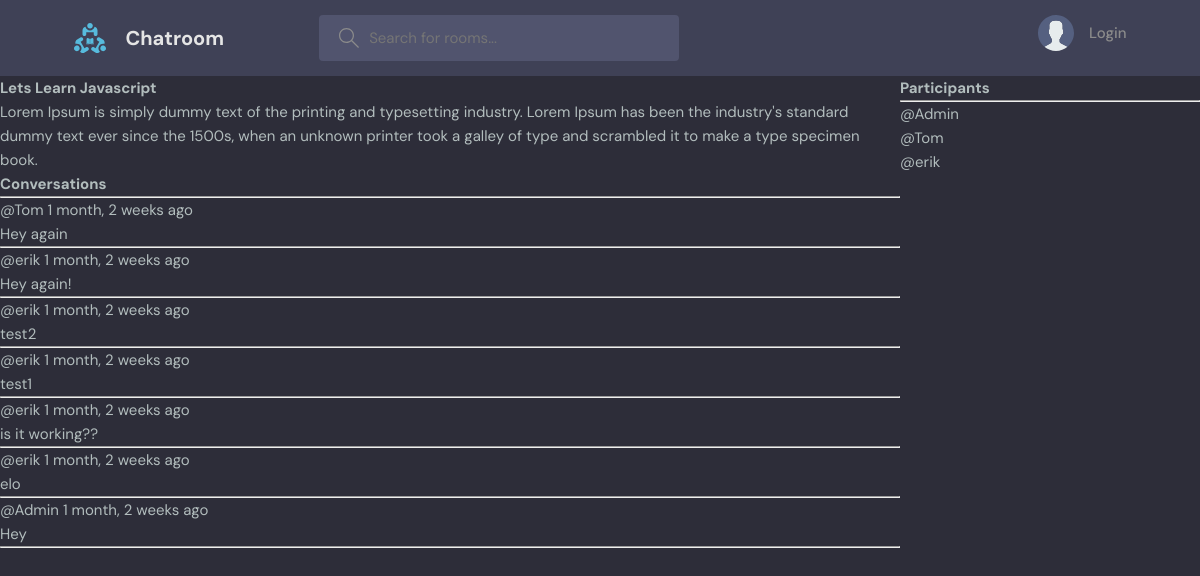
The page /room/1/ on the database its author committed.
### base/models.py (models this page shows, shortened)
class Room(models.Model):
    host = models.ForeignKey(User, on_delete=models.SET_NULL, null=True)
    topic = models.ForeignKey(Topic, on_delete=models.SET_NULL, null=True)
    name= models.CharField(max_length=200) # Meaning this can't be blank
    description = models.TextField(null=True, blank=True)
    participants = models.ManyToManyField(User,related_name='participants', blank=True)
    updated = models.DateTimeField(auto_now=True)
    created = models.DateTimeField(auto_now_add=True)
    class Meta:
        ordering = ['-updated', '-created']

class Message(models.Model):
     user = models.ForeignKey(User, on_delete=models.CASCADE)
     room = models.ForeignKey(Room, on_delete=models.CASCADE)
     body = models.TextField()
     updated = models.DateTimeField(auto_now=True)
     created = models.DateTimeField(auto_now_add=True)
     class Meta:
        ordering = ['-updated', '-created']

### base/views.py (the view, shortened to what this page needs)
# urls.py: path('room/<str:pk>/', views.rooms, name="rooms"), # calling rooms function from views
def rooms(request, pk):
    room1 = Room.objects.get(id=pk)
    room_messages = room1.message_set.all()
    participants= room1.participants.all()
    context = {'room': room1, 'room_messages': room_messages,
    'participants': participants}
    return render(request, 'base/room.html', context)

### base/templates/base/room.html (shortened to what this page needs)
{% extends 'main.html' %}
{% block content %}
<div class="room-container">
    <div>
        <h1>{{ room.name }}</h1>
        <p>{{room.description}}</p>
        <div class="comment-wrapper">
            <h3>Conversations</h3>
            <hr>
            {% for message in room_messages %}
                <div>
                    <small>
                        @{{message.user}} {{message.created|timesince}} ago
                    </small>
                    <p>{{message.body}}</p>
                    <hr>
                </div>
            {% endfor %}
        </div>
    </div>
    <div>
        <h3>Participants</h3>
        <hr>
        {% for user in participants %}
            <div>
                <p>@{{user.username}}</p>
            </div>
        {% endfor %}
    </div>
</div>
{% endblock content%}

### static/styles/style.css (style rules this page uses)
:root { --color-main: #71c6dd; --color-main-light: #e1f6fb; --color-dark: #3f4156; --color-dark-medium: #51546e; --color-dark-light: #696d97; --color-light: #e5e5e5; --color-gray: #8b8b8b; --color-light-gray: #b2bdbd; --color-bg: #2d2d39; --color-success: #5dd693; --color-error: #fc4b0b; }
* { font-family: "DM Sans", -apple-system, BlinkMacSystemFont, "Segoe UI", Roboto, Oxygen, Ubuntu, Cantarell, "Open Sans", "Helvetica Neue", sans-serif; margin: 0; padding: 0; box-sizing: border-box; text-rendering: optimizeLegibility; font-size: inherit; }
html { font-size: 56.25%; }
@media only screen and (min-width: 1200px) { html { font-size: 62.5%; } }
body { line-height: 1.6; font-weight: 400; font-size: 1.5rem; color: var(--color-light-gray); background-color: var(--color-bg); min-height: 100vh; }

### base/templates/base/room.html (style rules this page uses)
.room-container { display: grid; grid-template-columns: 3fr 1fr; }

### rows shown on the page
Room: name "Lets Learn Javascript", description "Lorem Ipsum is simply dummy text of the printing and typesetting industry. Lorem Ipsum has been the industry's standard dummy text ever since the 1500s, when an unknown printer took a galley of type and scrambled it to make a type specimen book."
Message: user "Tom", created "1 month, 2 weeks", body "Hey again"
Message: user "erik", created "1 month, 2 weeks", body "Hey again!"
Message: user "erik", created "1 month, 2 weeks", body "test2"
Message: user "erik", created "1 month, 2 weeks", body "test1"
Message: user "erik", created "1 month, 2 weeks", body "is it working??"
Message: user "erik", created "1 month, 2 weeks", body "elo"
Message: user "Admin", created "1 month, 2 weeks", body "Hey"

### other values the page prints
{{ user.username }} "Admin"
{{ user.username }} "Tom"
{{ user.username }} "erik"
